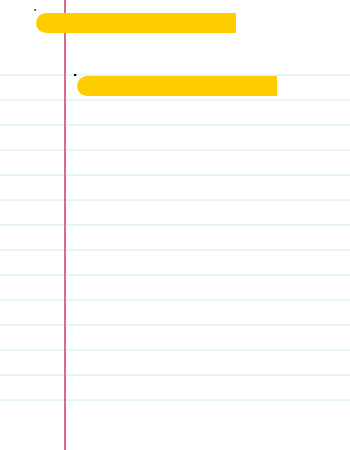
Frame 1 (no input)
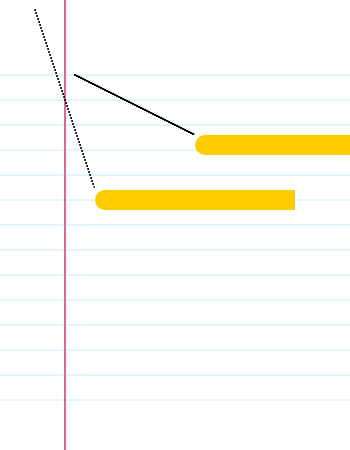
Frame 60 (no input)
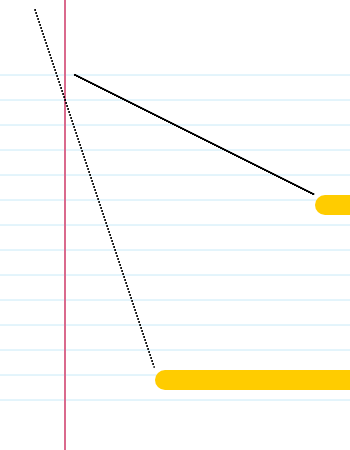
Frame 120 (the mouse pressed at the canvas centre since frame 60)

The p5.js sketch that drew these frames (run headless with seeded random() and noise() and a simulated clock; from frame 60 on, the mouse is pressed at the canvas centre):

// p5.js sketch
// ── sketch.js
let lineCoord = {
  x1: 0,
  y1: 75,
  x2: 350,
  y2: 75,
}

//Creating background to look like loose-leaf paper

function drawPaper(){
  //blue horizontal lines
  stroke(200, 234, 248);
  strokeWeight(1);
  for(let i = 0; i < 350; i += 25){
    line(lineCoord.x1, lineCoord.y1 + i, lineCoord.x2, lineCoord.y2 + i)
  }
  // red vertical line
  stroke(218, 106, 141);
  strokeWeight(2);
  line(65, 0, 65, 450);
}
let looseleaf;

function setup() {
  createCanvas(350, 450);
  looseleaf = createGraphics(350, 450);
  looseleaf.clear();
  myPencil = new Pencil(75, 75, 2, 1, 0.7);
  myPencil2 = new Pencil(35, 10, 1, 3, 0.3);
}

function draw() {
  background(255);

  //creates paper background
  drawPaper();
  
  //creates the ink, the pencil, and moves the pencil across the page
  myPencil.ink();
  myPencil2.ink();
  myPencil.move();
  myPencil2.move();
  myPencil.draw();
  myPencil2.draw();
}

class Pencil {
  constructor(x, y, xspeed, yspeed, r) {
    this.x = x;
    this.y = y;
    this.xspeed = xspeed;
    this.yspeed = yspeed;
    this.r = r;
  }
  //creates the pencil that will move across the page
  draw(){
    noStroke();
    fill(255, 204, 0);
    rect(this.x, this.y, 200, 20, 75, 0, 0, 75);
    // console.log('Draw');
  }
  //creates trailling ellipse to look like pencil mark
  ink(){
    looseleaf.fill(0);
    looseleaf.stroke(2);
    looseleaf.ellipse(this.x, this.y, this.r*2, this.r*2);

    image(looseleaf, 0, 0);

    // console.log('Ink');
  }
  
  // moves the pencil and pencil makr across the page to make a pretty pattern
  move(){
    this.x += this.xspeed;
    this.y += this.yspeed;
    if (this.x > width - this.r|| this.x < this.r) {
      this.xspeed = -this.xspeed;
    }
    if (this.y > height - this.r || this.y < this.r) {
      this.yspeed = -this.yspeed;
    }  
  }
  
}
